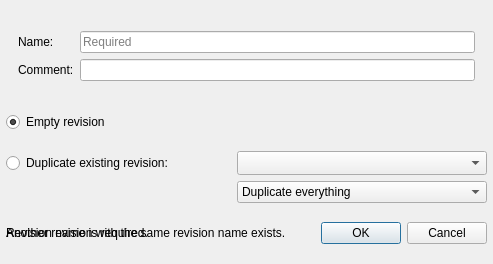
<?xml version="1.0" encoding="UTF-8"?>
<ui version="4.0">
 <class>EditFilesetRevisionDlg</class>
 <widget class="QWidget" name="EditFilesetRevisionDlg">
  <property name="geometry">
   <rect>
    <x>0</x>
    <y>0</y>
    <width>493</width>
    <height>264</height>
   </rect>
  </property>
  <property name="sizePolicy">
   <sizepolicy hsizetype="Fixed" vsizetype="Fixed">
    <horstretch>0</horstretch>
    <verstretch>0</verstretch>
   </sizepolicy>
  </property>
  <property name="windowTitle">
   <string>New Fileset Revision</string>
  </property>
  <layout class="QVBoxLayout" name="verticalLayout">
   <property name="leftMargin">
    <number>6</number>
   </property>
   <property name="topMargin">
    <number>6</number>
   </property>
   <property name="rightMargin">
    <number>6</number>
   </property>
   <property name="bottomMargin">
    <number>6</number>
   </property>
   <item>
    <layout class="QGridLayout" name="nameCommentLayout" rowstretch="0,0">
     <property name="leftMargin">
      <number>12</number>
     </property>
     <property name="topMargin">
      <number>12</number>
     </property>
     <property name="rightMargin">
      <number>12</number>
     </property>
     <property name="bottomMargin">
      <number>12</number>
     </property>
     <item row="1" column="0">
      <widget class="QLabel" name="labelComment">
       <property name="text">
        <string>Comment:</string>
       </property>
      </widget>
     </item>
     <item row="0" column="1">
      <widget class="QLineEdit" name="nameEdit">
       <property name="placeholderText">
        <string>Required</string>
       </property>
      </widget>
     </item>
     <item row="0" column="0">
      <widget class="QLabel" name="labelName">
       <property name="text">
        <string>Name:</string>
       </property>
      </widget>
     </item>
     <item row="1" column="1">
      <widget class="QLineEdit" name="commentEdit"/>
     </item>
    </layout>
   </item>
   <item>
    <layout class="QHBoxLayout" name="horizontalLayout_2">
     <item>
      <widget class="QRadioButton" name="emptyRevisionRadio">
       <property name="text">
        <string>Empty revision</string>
       </property>
       <property name="checked">
        <bool>true</bool>
       </property>
      </widget>
     </item>
    </layout>
   </item>
   <item>
    <layout class="QGridLayout" name="duplicateLayout">
     <item row="0" column="0">
      <widget class="QRadioButton" name="duplicateRevisionRadio">
       <property name="text">
        <string>Duplicate existing revision:</string>
       </property>
      </widget>
     </item>
     <item row="1" column="1">
      <widget class="QComboBox" name="duplicationTypeComboBox">
       <property name="minimumSize">
        <size>
         <width>150</width>
         <height>0</height>
        </size>
       </property>
       <property name="editable">
        <bool>false</bool>
       </property>
       <item>
        <property name="text">
         <string>Duplicate everything</string>
        </property>
       </item>
       <item>
        <property name="text">
         <string>Duplicate properties only</string>
        </property>
       </item>
       <item>
        <property name="text">
         <string>Duplicate content only</string>
        </property>
       </item>
      </widget>
     </item>
     <item row="0" column="1">
      <widget class="QComboBox" name="sourceRevisionComboBox">
       <property name="sizeAdjustPolicy">
        <enum>QComboBox::AdjustToMinimumContentsLengthWithIcon</enum>
       </property>
       <property name="minimumContentsLength">
        <number>25</number>
       </property>
      </widget>
     </item>
    </layout>
   </item>
   <item>
    <layout class="QHBoxLayout" name="horizontalLayout_4">
     <property name="spacing">
      <number>3</number>
     </property>
     <item>
      <layout class="QGridLayout" name="warningsLayout">
       <item row="0" column="0">
        <widget class="QLabel" name="lWarningRevisionNameCollision">
         <property name="text">
          <string>Another revision with the same revision name exists.</string>
         </property>
        </widget>
       </item>
       <item row="0" column="0">
        <widget class="QLabel" name="lWarningRevisionNameEmpty">
         <property name="text">
          <string>Revision name is required.</string>
         </property>
        </widget>
       </item>
      </layout>
     </item>
     <item>
      <widget class="QDialogButtonBox" name="buttonBox">
       <property name="standardButtons">
        <set>QDialogButtonBox::Cancel|QDialogButtonBox::Ok</set>
       </property>
      </widget>
     </item>
    </layout>
   </item>
  </layout>
 </widget>
 <tabstops>
  <tabstop>nameEdit</tabstop>
  <tabstop>commentEdit</tabstop>
  <tabstop>emptyRevisionRadio</tabstop>
  <tabstop>duplicateRevisionRadio</tabstop>
  <tabstop>sourceRevisionComboBox</tabstop>
  <tabstop>duplicationTypeComboBox</tabstop>
 </tabstops>
 <resources/>
 <connections/>
</ui>
